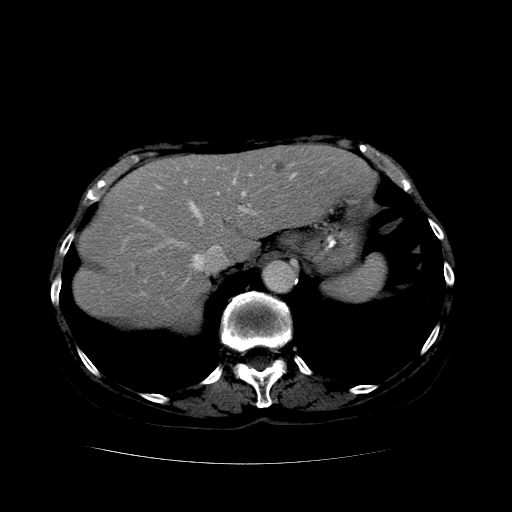
#> input picture Lectures Scripts/Data/Sample Liver Image.bmp, 512 x 512 px
$ python '[29] Local Binary Pattern Extensions for 2D.py'
#> lines starting #> are read from the running program, lines starting #| are printed output that depends on the picture; after the words box and inside, x2 and y2 are one past the last pixel; in counts of white or black regions, pixels touching at a corner belong together
'''
========================================================================
        ╦ ╦┌─┐┌─┐┌─┐┌─┐┌┬┐  ╔╦╗┌─┐┌─┐┌┬┐┬ ┬  ╔╗ ┌─┐┬  ┌─┐┬ ┬┌─┐
        ╠═╣│ │└─┐└─┐├─┤│││  ║║║├─┤│ ┬ ││└┬┘  ╠╩╗├─┤│  ├─┤├─┤├─┤
        ╩ ╩└─┘└─┘└─┘┴ ┴┴ ┴  ╩ ╩┴ ┴└─┘─┴┘ ┴   ╚═╝┴ ┴┴─┘┴ ┴┴ ┴┴ ┴
========================================================================
# Author: Hossam Magdy Balaha
# Initial Creation Date: Jun 20th, 2024
# Last Modification Date: Feb 17th, 2025
# Permissions and Citation: Refer to the README file.
'''

# Import necessary libraries.
import os
import cv2
import numpy as np
import matplotlib.pyplot as plt


def BuildLBPKernel(
  distance=1,  # Distance parameter to determine the size of the kernel.
  theta=135,  # Angle parameter to rotate the kernel (default is 135 degrees).
  isClockwise=False,  # Direction of rotation (False means counterclockwise).
):
  """
  Build a kernel matrix for Local Binary Pattern (LBP) computation.
  The kernel is generated based on the specified distance and angle (theta).
  The kernel is a square matrix of size (2 * distance + 1) x (2 * distance + 1).
  The kernel is filled with powers of 2, representing the weights of the pixels
  in the LBP computation. The kernel is rotated by the specified angle (theta)
  in a clockwise or counterclockwise direction.

  Args:
    distance (int): Distance from the center pixel to the surrounding pixels.
    theta (int): Angle in degrees for the kernel rotation.
    isClockwise (bool): Direction of rotation (True for clockwise, False for counterclockwise).

  Returns:

  """

  # Check if the distance is less than 1, raising a ValueError if true.
  if (distance < 1):
    raise ValueError("Distance must be greater than or equal to 1.")

  # Calculate the total number of elements on the edges.
  noOfElements = 8 * distance  # Total number of edge elements is 8 * distance.

  # Calculate the angle between consecutive elements.
  angle = 360.0 / float(noOfElements)  # Divide 360 degrees by the total number of edge elements.

  # Check if the angle (theta) is outside the valid range (0 to 360 degrees), raising a ValueError if true.
  if (theta < 0 or theta > 360):
    raise ValueError("Theta must be between 0 and 360 degrees.")

  # Check if the angle (theta) is not a multiple of (angle) degrees, raising a ValueError if true.
  if (theta % angle != 0):
    raise ValueError("Theta must be a multiple of the angle between elements.")

  # Calculate the size of the matrix.
  n = 2 * distance + 1  # The size of the kernel is (2 * distance + 1) x (2 * distance + 1).

  # Initialize the matrix with zeros.
  kernel = np.zeros((n, n), dtype=np.uint32)  # Create a zero-filled matrix of size n x n.

  # Generate the coordinates for the edges of the kernel in a clockwise order.
  coordinates = []  # List to store the edge coordinates of the kernel.

  # Add coordinates for the leftmost column (top to bottom).
  for row in range(0, n):  # Iterate over rows from top to bottom.
    coordinates.append((row, 0))  # Append (row, 0) for the leftmost column.

  # Add coordinates for the bottommost row (left to right).
  for col in range(0, n):  # Iterate over columns from left to right.
    coordinates.append((n - 1, col))  # Append (n-1, col) for the bottommost row.

  # Add coordinates for the rightmost column (bottom to top).
  for row in range(n - 1, -1, -1):  # Iterate over rows from bottom to top.
    coordinates.append((row, n - 1))  # Append (row, n-1) for the rightmost column.

  # Add coordinates for the topmost row (right to left).
  for col in range(n - 1, -1, -1):  # Iterate over columns from right to left.
    coordinates.append((0, col))  # Append (0, col) for the topmost row.

  # Remove the repeated coordinates.
  for i in range(len(coordinates) - 1, 0, -1):  # Iterate from the end to the beginning.
    if (coordinates[i] == coordinates[i - 1]):  # Check if the current coordinate is equal to the previous one.
      coordinates.pop(i)  # Remove the current coordinate if it is a duplicate.
  # Remove the last coordinate if it is equal to the first one.
  if (coordinates[-1] == coordinates[0]):  # Check if the last coordinate is equal to the first one.
    coordinates.pop(-1)  # Remove the last coordinate if it is a duplicate.

  # Calculate the shift required to rotate the kernel by the given theta.
  thetaShift = int((theta - 135) / angle)  # Determine how many positions to shift based on theta.

  # Rotate the coordinates list by thetaShift positions.
  coordinates = coordinates[thetaShift:] + coordinates[:thetaShift]  # Shift the coordinates list.

  # Assign powers of 2 to the edge elements in the kernel.
  counter = 0  # Counter to track the current power of 2.

  # Iterate through the shifted coordinates and assign values to the kernel.
  for i in range(len(coordinates)):  # Loop through all edge coordinates.
    x = coordinates[i][0]  # Extract the x-coordinate.
    y = coordinates[i][1]  # Extract the y-coordinate.
    if (kernel[y, x] == 0):  # Check if the position is still zero (not yet assigned).
      kernel[y, x] = 2 ** counter  # Assign 2^counter to the current position.
      counter += 1  # Increment the counter for the next power of 2.

  # If the rotation direction is not clockwise, rotate the kernel counterclockwise.
  if (not isClockwise):
    kernel = kernel.T

  return kernel  # Return the final kernel matrix.


def LocalBinaryPattern2D(
  matrix,
  distance=1,
  theta=135,
  isClockwise=False,
  normalizeLBP=False,
):
  """
  Compute the Local Binary Pattern (LBP) matrix for a given 2D matrix.
  This function calculates the LBP values based on the specified distance,
  angle (theta), and direction (clockwise or counterclockwise).
  The LBP is a texture descriptor that encodes local patterns in the image,
  making it useful for various image analysis tasks.

  Args:
    matrix (np.ndarray): Input 2D matrix (grayscale) for LBP computation.
    distance (int): Distance from the center pixel to the surrounding pixels.
    theta (int): Angle in degrees for the LBP computation (must be a multiple of 45).
    isClockwise (bool): Direction of LBP computation (True for clockwise, False for counterclockwise).
    normalizeLBP (bool): Flag to normalize the LBP values (default is False).

  Returns:
    np.ndarray: LBP matrix with the same shape as the input image, containing LBP values.
  """

  # Check if the distance is less than 1, raising a ValueError if true.
  if (distance < 1):
    raise ValueError("Distance must be greater than or equal to 1.")
  # Check if the distance exceeds half of the image dimensions, raising a ValueError if true.
  if (distance > matrix.shape[0] // 2 or distance > matrix.shape[1] // 2):
    raise ValueError("Distance must be less than half of the matrix dimensions.")
  # Check if the angle (theta) is outside the valid range (0 to 360 degrees), raising a ValueError if true.
  if (theta < 0 or theta > 360):
    raise ValueError("Theta must be between 0 and 360 degrees.")
  # Check if the angle (theta) is not a multiple of 45 degrees, raising a ValueError if true.
  if (theta % 45 != 0):
    raise ValueError("Theta must be a multiple of 45 degrees.")

  # Calculate the size of the kernel window based on the distance parameter.
  windowSize = distance * 2 + 1
  # Determine the center coordinates of the kernel window.
  centerX = windowSize // 2
  centerY = windowSize // 2

  # Build the LBP kernel using the specified parameters.
  kernel = BuildLBPKernel(
    distance=distance,
    theta=theta,
    isClockwise=isClockwise,
  )

  # Initialize an empty matrix to store the computed LBP values.
  lbpMatrix = np.zeros(matrix.shape, dtype=np.uint32)
  # Pad the input matrix with zeros to handle boundary conditions during convolution.
  paddedA = np.pad(matrix, distance, mode="constant", constant_values=0)

  # Iterate through each pixel in the input matrix to compute its LBP value.
  for y in range(distance, matrix.shape[0] + distance):
    for x in range(distance, matrix.shape[1] + distance):
      # Extract the region of interest (ROI) around the current pixel.
      region = paddedA[
               y - distance:y + distance + 1,
               x - distance:x + distance + 1
               ]
      # Compare each pixel in the ROI with the center pixel to create a binary mask.
      comp = region >= region[centerY, centerX]
      # Compute the LBP value for the current pixel by summing the weighted kernel values.
      lbpMatrix[y - distance, x - distance] = np.sum(kernel[comp])

  # Normalize the LBP values if the flag is set to True.
  if (normalizeLBP):
    # Find the minimum and maximum LBP values in the matrix.
    minValue = np.min(lbpMatrix)
    maxValue = np.max(lbpMatrix)
    # Normalize the LBP values to the range [0, 255].
    lbpMatrix = ((lbpMatrix - minValue) / (maxValue - minValue) * 255)
    # Ensure the LBP matrix is of type uint8.
    lbpMatrix = lbpMatrix.astype(np.uint8)

  # Return the computed LBP matrix.
  return lbpMatrix


def UniformLocalBinaryPattern2D(
  matrix,
  distance=1,
  theta=135,
  isClockwise=False,
  normalizeLBP=False,
):
  """
  Compute the Uniform Local Binary Pattern (LBP) matrix for a given 2D matrix.
  This function calculates the LBP values based on the specified distance,
  angle (theta), and direction (clockwise or counterclockwise).
  The Uniform LBP is a variant of LBP that focuses on uniform patterns,
  making it useful for texture analysis and classification tasks.
  The uniform patterns are defined as those with at most two transitions
  between 0 and 1 in the binary representation of the LBP value.

  Args:
    matrix (np.ndarray): Input 2D matrix (grayscale) for LBP computation.
    distance (int): Distance from the center pixel to the surrounding pixels.
    theta (int): Angle in degrees for the LBP computation (must be a multiple of 45).
    isClockwise (bool): Direction of LBP computation (True for clockwise, False for counterclockwise).
    normalizeLBP (bool): Flag to normalize the LBP values (default is False).

  Returns:
    np.ndarray: Uniform LBP matrix with the same shape as the input image, containing LBP values.
  """
  # Run the standard LBP function to get the LBP matrix.
  lbpMatrix = LocalBinaryPattern2D(
    matrix,
    distance=distance,
    theta=theta,
    isClockwise=isClockwise,
    normalizeLBP=False,  # No need to normalize here.
  )

  # Initialize an empty matrix to store the uniform LBP values.
  uniformMatrix = np.zeros(matrix.shape, dtype=np.uint32)

  # Iterate through each pixel in the LBP matrix to compute uniform LBP values.
  for y in range(matrix.shape[0]):
    for x in range(matrix.shape[1]):
      # Convert the LBP value to binary representation with 8 * distance bits.
      binary = np.binary_repr(
        lbpMatrix[y, x],
        width=8 * distance,
      )
      # Count the number of transitions (0 to 1 or 1 to 0) in the binary representation.
      transitions = 0
      for i in range(1, len(binary)):
        # Count transitions between consecutive bits.
        if (binary[i] != binary[i - 1]):
          transitions += 1

      # If the number of transitions is less than or equal to 2, assign the LBP value.
      if (transitions <= 2):
        # Assign the LBP value to the uniform matrix.
        uniformMatrix[y, x] = int(binary, 2)

  # Normalize the uniform LBP values if the flag is set to True.
  if (normalizeLBP):
    # Find the minimum and maximum uniform LBP values in the matrix.
    minValue = np.min(uniformMatrix)
    maxValue = np.max(uniformMatrix)
    # Normalize the uniform LBP values to the range [0, 255].
    uniformMatrix = ((uniformMatrix - minValue) / (maxValue - minValue) * 255).astype(np.uint8)

  # Ensure the uniform LBP matrix is of type uint8.
  uniformMatrix = uniformMatrix.astype(np.uint8)

  # Return the computed uniform LBP matrix.
  return uniformMatrix


# Define path to sample liver image file.
caseImgPath = r"Data/Sample Liver Image.bmp"
# Define path to corresponding liver segmentation mask file.
caseSegPath = r"Data/Sample Liver Segmentation.bmp"

# Verify both image and mask files exist before attempting to load.
if (not os.path.exists(caseImgPath)) or (not os.path.exists(caseSegPath)):
  # Raise error with descriptive message if any file is missing.
  raise FileNotFoundError("One or more files were not found. Please check the file paths.")

# Load input image as grayscale (single channel intensity values).
caseImg = cv2.imread(caseImgPath, cv2.IMREAD_GRAYSCALE)
#> caseImg is the input picture: shape (512, 512); min 0, max 255, mean 24.9
# Load segmentation mask as grayscale (binary or labeled format).
caseSeg = cv2.imread(caseSegPath, cv2.IMREAD_GRAYSCALE)
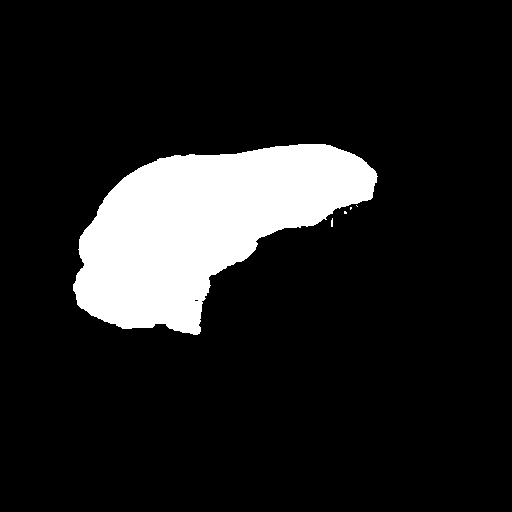
#> input picture Lectures Scripts/Data/Sample Liver Segmentation.bmp, 512 x 512 px
#> caseSeg: shape (512, 512); 12.6% white; 5 white regions (4 under 20 px), largest, box (x1, y1, x2, y2) and area: (73, 144, 378, 335) 32877

# Extract Region of Interest (ROI) by masking input image with segmentation.
roi = cv2.bitwise_and(caseImg, caseSeg)
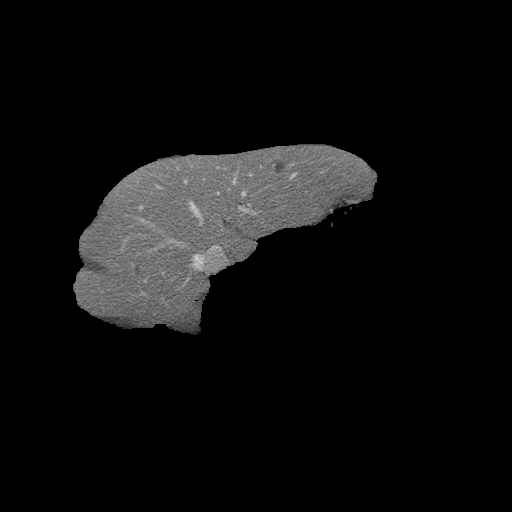
#> roi: shape (512, 512); min 0, max 214, mean 14.5

# Calculate bounding box coordinates of non-zero region in ROI.
x, y, w, h = cv2.boundingRect(roi)
#> x = 73; y = 144; w = 305; h = 191
# Crop ROI to tight bounding box around segmented area.
cropped = roi[y:y + h, x:x + w]
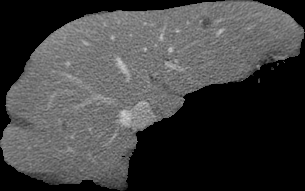
#> cropped: shape (191, 305); min 0, max 214, mean 65.2

# Set the parameters for the LBP computation.
distanceLBP = 1  # Distance from the center pixel to the surrounding pixels.
isClockwiseLBP = False  # Direction of LBP computation (True for clockwise, False for counterclockwise).
thetaLBP = 135  # Start from the top-left corner.
normalizeLBP = True  # Flag to normalize LBP values.

# Compute the LBP matrix and uniform LBP matrix for the cropped image.
lbpMatrix = LocalBinaryPattern2D(
  cropped,
  distance=distanceLBP,
  theta=thetaLBP,
  isClockwise=isClockwiseLBP,
  normalizeLBP=normalizeLBP,
)
#> in LocalBinaryPattern2D, `paddedA = np.pad(matrix, distance, mode="constant", constant_values=0)`:
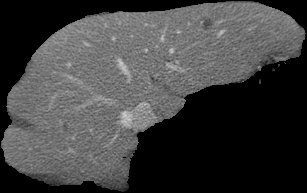
#> paddedA: shape (193, 307); min 0, max 214, mean 64.1
#> after the loop in LocalBinaryPattern2D, `for y in range(distance, matrix.shape[0] + distance):`:
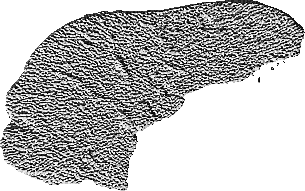
#> lbpMatrix: shape (191, 305) uint32; min 0, max 255, mean 185.1
#> in LocalBinaryPattern2D, `minValue = np.min(lbpMatrix)`: minValue = 0
#> in LocalBinaryPattern2D, `maxValue = np.max(lbpMatrix)`: maxValue = 255
lbpMatrixUniform = UniformLocalBinaryPattern2D(
  cropped,
  distance=distanceLBP,
  theta=thetaLBP,
  isClockwise=isClockwiseLBP,
  normalizeLBP=normalizeLBP,
)
#> after the loop in UniformLocalBinaryPattern2D, `for y in range(matrix.shape[0]):`:
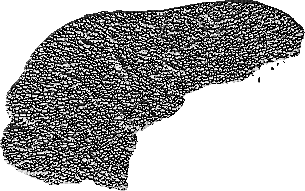
#> uniformMatrix: shape (191, 305) uint32; min 0, max 255, mean 165.1
#> in UniformLocalBinaryPattern2D, `minValue = np.min(uniformMatrix)`: minValue = 0
#> in UniformLocalBinaryPattern2D, `maxValue = np.max(uniformMatrix)`: maxValue = 255

# Display the original image, LBP image, and uniform LBP image side by side.
plt.figure()
plt.subplot(1, 3, 1)
plt.imshow(cropped, cmap="gray")
plt.title("Original Image")
plt.axis("off")
plt.tight_layout()  # Adjust layout to prevent overlap.
plt.subplot(1, 3, 2)
plt.imshow(lbpMatrix, cmap="gray")
plt.title("LBP Image")
plt.axis("off")
plt.tight_layout()  # Adjust layout to prevent overlap.
plt.subplot(1, 3, 3)
plt.imshow(lbpMatrixUniform, cmap="gray")
plt.title("Uniform LBP Image")
plt.axis("off")
plt.tight_layout()  # Adjust layout to prevent overlap.
plt.savefig("Data/LBP_Images.png", dpi=720, bbox_inches="tight")  # Save the plot as an image.
plt.show()  # Display the plot.
plt.close()  # Close the plot to free up memory.
